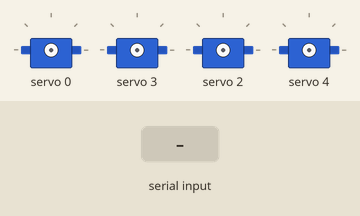
Recording of a sketch running on a simulated Arduino Uno, built with avr-gcc and run on an emulated ATmega328P. Shown: 4 × servo. The test bench sets the inputs (shaded band). What the sketch prints to the serial monitor is not drawn.

Above: at 1.2 s.
1.3 s: "B\n" received over Serial
2.8 s: "G90\n" received over Serial
4.3 s: "G,45\n" received over Serial
At 5.5 s:
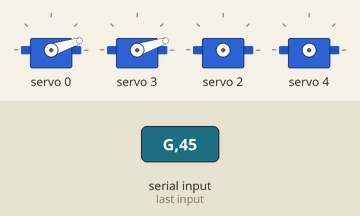
5.8 s: "W90\n" received over Serial
7.3 s: "W,45\n" received over Serial
At 7.9 s:
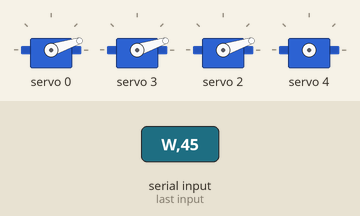
8.8 s: "R90\n" received over Serial
Timing chart, 0 to 11.3 s (numbered marks = the images above; inputs shaded):
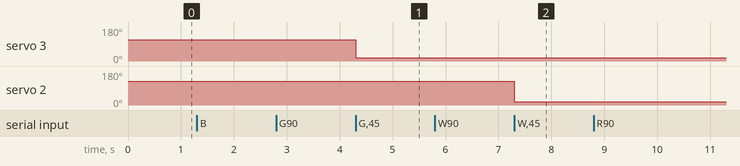

The sketch:

Test.ino
```cpp
/*
  Component Test Sketch (Corrected)
  - A versatile sketch for testing individual arm components.
  - Fixes the I2C address initialization for the PCA9G85 board.
*/

#include <Wire.h>
#include <Adafruit_PWMServoDriver.h>

// CORRECTED: Explicitly provide the I2C address (0x40) for the PCA9685
Adafruit_PWMServoDriver pwm = Adafruit_PWMServoDriver(0x40);

// Define Channels from your notes
// EDITED: Swapped Wrist and Gripper channels to match the latest observation.
#define BASE_SERVO_CHANNEL        0
#define SHOULDER_SERVO_CHANNEL    1
#define ELBOW_SERVO_CHANNEL       5
#define WRIST_PITCH_SERVO_CHANNEL 2  // Was 3, changed to 2 as this is what moves with 'G'
#define WRIST_ROLL_SERVO_CHANNEL  4
#define GRIPPER_SERVO_CHANNEL     3  // Was 2, changed to 3

// Servo Pulse Config
#define SERVOMIN  150
#define SERVOMAX  600
#define SERVO_FREQ 50

void setup() {
  Serial.begin(115200);
  Serial.println("Test Sketch Ready (All Components).");

  pwm.begin();
  pwm.setPWMFreq(SERVO_FREQ);

  // Give everything a moment to initialize
  delay(10);
}

void loop() {
  if (Serial.available() > 0) {
    String command = Serial.readStringUntil('\n');

    // Use a single character for the command to make parsing simpler
    char command_char = command.charAt(0);
    int angle = command.substring(1).toInt();

    switch (command_char) {
      case 'G':
        angle = constrain(angle, 0, 80);   // Gripper safe zone
        setServoAngle(GRIPPER_SERVO_CHANNEL, angle);
        break;
      case 'W':
        angle = constrain(angle, 0, 175);  // Wrist Pitch safe zone
        setServoAngle(WRIST_PITCH_SERVO_CHANNEL, angle);
        break;
      case 'R':
        angle = constrain(angle, 0, 160);  // Wrist Roll safe zone
        setServoAngle(WRIST_ROLL_SERVO_CHANNEL, angle);
        break;
      case 'E':
        angle = constrain(angle, 60, 100); // Elbow safe zone
        setServoAngle(ELBOW_SERVO_CHANNEL, angle);
        break;
      case 'S':
        angle = constrain(angle, 0, 165);  // Shoulder safe zone
        setServoAngle(SHOULDER_SERVO_CHANNEL, angle);
        break;
      case 'B':
        angle = constrain(angle, 0, 180);  // Base safe zone
        setServoAngle(BASE_SERVO_CHANNEL, angle);
        break;
    }
  }
}

void setServoAngle(uint8_t channel, int angle) {
  int pulselength = map(angle, 0, 180, SERVOMIN, SERVOMAX);
  pwm.setPWM(channel, 0, pulselength);
}
```

Measured:
- after the input at 4.3 s, servo 3: 113° → 18° at once
- after the input at 7.3 s, servo 2: 125° → 18° at once
